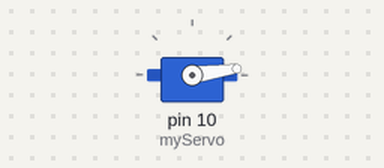
Bench run of a sketch on a simulated Arduino Uno, built with avr-gcc and run on an emulated ATmega328P. Shown: servo.

Above: at 4.05 s.
At 4.4 s:
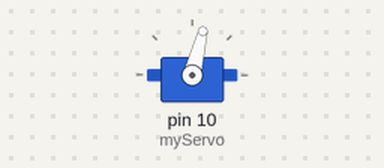
At 4.9 s:
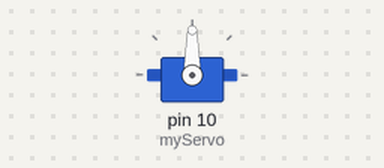
At 5.8 s:
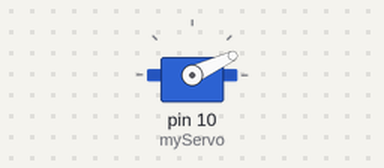
Timing chart, 0 to 10.7 s (numbered marks = the images above):
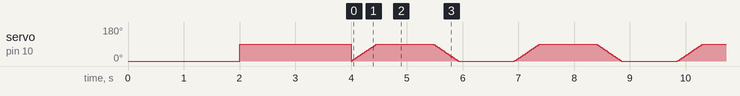

The sketch:

servo_motor.ino
```cpp
#include <Servo.h>
Servo myServo;

void setup() {
 myServo.attach(10);  // servo motor connected with pin no - 10
  myServo.write(0);    // Lock position
  delay(2000);
  myServo.write(90);
  delay(2000);

}

void loop() {

// smooth running
  for(int x = 0; x<=90; x++){
    myServo.write(x);
    delay(5);
  }
  delay(1000);
  for(int x = 90; x>=0; x--){
    myServo.write(x);
    delay(5);
  }
  delay(1000);

}
```
